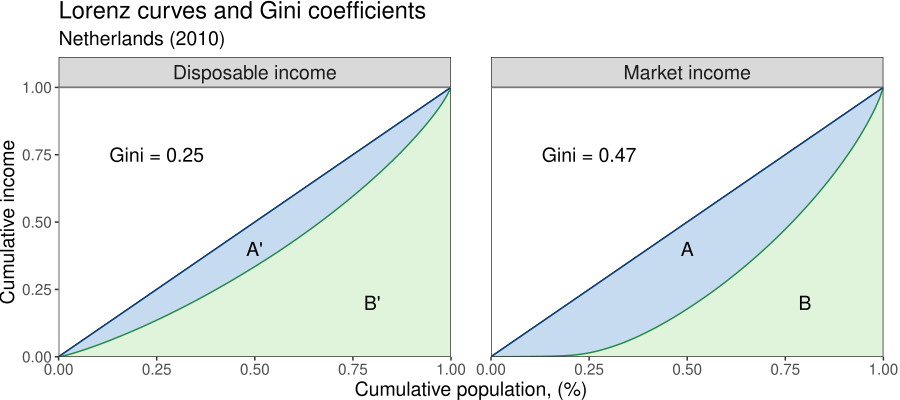

This figure's R source:
library(readr)
library(readxl)
library(tidyr)
library(dplyr)
library(ggplot2)
library(data.table)
library(grid)
library(ineq)

#Colors: 
COLA <- c("#e0f3db", "#99d8c9","#66c2a4","#41ae76", "#238b45", "#005824")
COLB <- c("#c6dbef", "#4eb3d3", "#2b8cbe", "#0868ac","#084081")

Ineq <- read_excel("capitalism/lorenz_curve_data.xlsx")

colnames(Ineq)[5] <- "Cumulative population proportion1"
colnames(Ineq)[9] <- "Cumulative population proportion2"

IneqSel <- 
  Ineq %>%
  select(-c(`Market Income (100)`, `Disposable Income (100)`, tbeqhMarket, tbeqhdhi, `Cumulative population proportion1`, CountryPerc)) %>%
  rename(cumprop = `Cumulative population proportion2`, markety = `Market Income`, dispy = `Disposable Income`)


IneqNar <- 
  IneqSel %>% 
  gather(type, cumy, -CountryDate, -Percentile,-cumprop) %>%
  mutate(equality = Percentile/100)

IneqNar$type <- factor(IneqNar$type, 
                       levels = c("markety", "dispy"),
                       labels = c("Market income", "Disposable income"))
#IneqNar$type_f <- factor(IneqNar$type, levels = c("markety","dispy"))

Lorenz1 <- 
  IneqNar %>% 
  filter(CountryDate == "NL2010") %>%
  ggplot(aes(y = cumy, x = cumprop, group = type)) + 
  geom_line() + 
  facet_grid(. ~type, space = "free") +
  scale_x_continuous(limits = c(0, 1), expand = c(0, 0)) +
  scale_y_continuous(limits = c(0, 1), expand = c(0, 0)) +
  #geom_line(aes(y = cumprop, y = cumprop)) +
  geom_abline(intercept = 0, slope = 1) +
  xlab("Cumulative population, (%)") + 
  ylab("Cumulative income") +
  theme_bw() +
  labs(title = "Lorenz curves and Gini coefficients", subtitle = "Netherlands (2010)") +
  #ggtitle("Lorenz Curves and Gini Coefficient for the Netherlands (2010)") +
  theme(panel.spacing.x = unit(2, "lines"), title = element_text(size = 14))
Lorenz1

Lorenz2 <- 
  Lorenz1 + 
  geom_area(aes(y = cumprop), fill = COLB[1], colour = COLB[5]) +
  geom_area(aes(y = cumy), fill = COLA[1], colour = COLA[5]) +
  geom_text(data = data.frame(x = 0.25, y = 0.75, 
                              label=c("Gini = 0.25", "Gini = 0.47"), 
                              type=c("Disposable income","Market income")), 
            aes(x, y, label = label), inherit.aes = FALSE, size = 5) +
  geom_text(data = data.frame(x = 0.5, y = 0.4, 
                              label=c("A'", "A"), 
                              type=c("Disposable income","Market income")), 
            aes(x, y, label = label), inherit.aes = FALSE, size = 5) +
  geom_text(data = data.frame(x = 0.8, y = 0.2, 
                              label=c("B'", "B"), 
                              type=c("Disposable income","Market income")), 
            aes(x, y, label = label), inherit.aes = FALSE, size =5) +
  theme(panel.grid.major = element_blank(), 
        panel.grid.minor = element_blank(),
        axis.title = element_text(size = 14),
        axis.text.y = element_text(size = 11),
        axis.text.x = element_text(size = 11),
        strip.text = element_text(size=14), 
        plot.margin = margin(1, 12, 0, 0))
Lorenz2  


pdf(file = "capitalism/inequality_nl.pdf", width = 9, height = 4)
Lorenz2
dev.off()


LorenzMarket <- 
  IneqNar %>% 
  filter(CountryDate == "NL2010" & type == "Market income") %>%
  ggplot(aes(y = cumy, x = cumprop, group = type)) + 
  geom_line() + 
  #facet_grid(. ~type, space = "free") +
  scale_x_continuous(limits = c(0, 1), expand = c(0, 0)) +
  scale_y_continuous(limits = c(0, 1), expand = c(0, 0)) +
  #geom_line(aes(y = cumprop, y = cumprop)) +
  geom_abline(intercept = 0, slope = 1) +
  xlab("Cumulative population, (%)") + 
  ylab("Cumulative income") +
  geom_area(aes(y = cumprop), fill = COLB[1], colour = COLB[5]) +
  geom_area(aes(y = cumy), fill = COLA[1], colour = COLA[5]) +
  geom_text(data = data.frame(x = 0.25, y = 0.75, 
                              label=c("Gini = 0.47"), 
                              type=c("Market income")), 
            aes(x, y, label = label), inherit.aes = FALSE, size = 5) +
  geom_text(data = data.frame(x = 0.5, y = 0.4, 
                              label=c("A")), 
            aes(x, y, label = label), inherit.aes = FALSE, size = 5) +
  geom_text(data = data.frame(x = 0.8, y = 0.2, 
                              label=c("B")), 
            aes(x, y, label = label), inherit.aes = FALSE, size = 5) +
  theme_bw() +
  theme(panel.grid.major = element_blank(), 
        panel.grid.minor = element_blank(),
        axis.title = element_text(size = 18),
        axis.text.y = element_text(size = 13),
        axis.text.x = element_text(size = 13),
        plot.margin = margin(6, 12, 6, 6)) 
LorenzMarket
ggsave("capitalism/inequality_nl_market.pdf", LorenzMarket, width = 4, height = 4)

LorenzDisposable <- 
  IneqNar %>% 
  filter(CountryDate == "NL2010" & type == "Disposable income") %>%
  ggplot(aes(y = cumy, x = cumprop, group = type)) + 
  geom_line() + 
  #facet_grid(. ~type, space = "free") +
  scale_x_continuous(limits = c(0, 1), expand = c(0, 0)) +
  scale_y_continuous(limits = c(0, 1), expand = c(0, 0)) +
  #geom_line(aes(y = cumprop, y = cumprop)) +
  geom_abline(intercept = 0, slope = 1) +
  xlab("Cumulative population, (%)") + 
  ylab("Cumulative income") +
  geom_area(aes(y = cumprop), fill = COLB[1], colour = COLB[5]) +
  geom_area(aes(y = cumy), fill = COLA[1], colour = COLA[5]) +
  geom_text(data = data.frame(x = 0.25, y = 0.75, 
                              label=c("Gini = 0.25"), 
                              type=c("Disposable income")), 
            aes(x, y, label = label), inherit.aes = FALSE, size = 5) +
  geom_text(data = data.frame(x = 0.5, y = 0.4, 
                              label=c("A")), 
            aes(x, y, label = label), inherit.aes = FALSE, size = 5) +
  geom_text(data = data.frame(x = 0.8, y = 0.2, 
                              label=c("B")), 
            aes(x, y, label = label), inherit.aes = FALSE, size = 5) +
  
  theme_bw() +
  theme(panel.grid.major = element_blank(), 
        panel.grid.minor = element_blank(),
        axis.title = element_text(size = 18),
        axis.text.y = element_text(size = 13),
        axis.text.x = element_text(size = 13),
        plot.margin = margin(6, 12, 6, 6)) 


ggsave("capitalism/inequality_nl_disposable.pdf", LorenzDisposable, width = 4, height = 4)

#pdf(file = "capitalism/inequality_nl_disposable.pdf", width = 5, height = 4)
